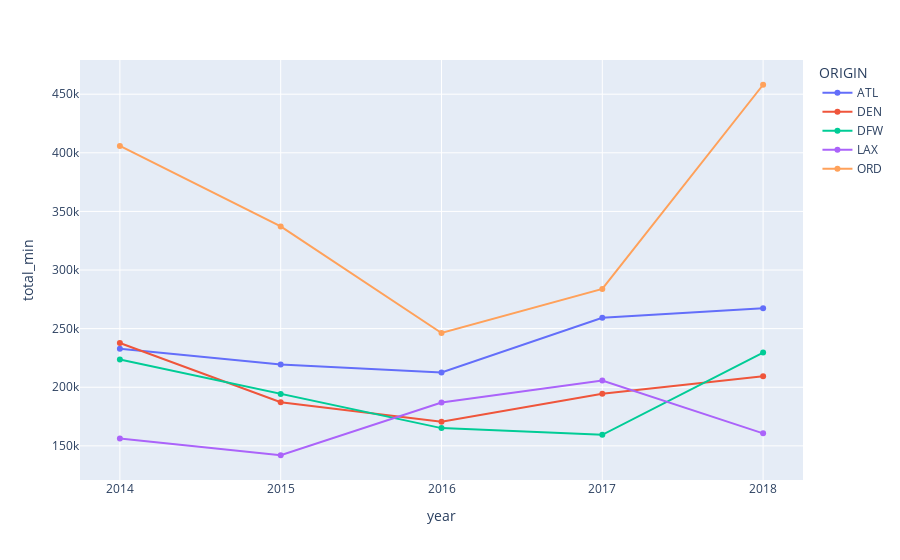

Write notebook code for a chart like this one.
### Markdown cell above
## Annual nas sum comparison

### Code cell
fig = px.line(nas_annual_sum, x='year', y='total_min', color='ORIGIN',markers=True)
fig.update_xaxes(type='category')
fig.show()

### Figure 1 — Plotly figure (JSON) as saved in the notebook; plotly's stock layout.template omitted (floating-point values rounded to 4 significant figures)
{"data": [{"hovertemplate": "ORIGIN=ATL<br>year=%{x}<br>total_min=%{y}<extra></extra>", "legendgroup": "ATL", "line": {"color": "#636efa", "dash": "solid"}, "marker": {"symbol": "circle"}, "mode": "lines+markers", "name": "ATL", "orientation": "v", "showlegend": true, "type": "scatter", "x": [2014, 2015, 2016, 2017, 2018], "xaxis": "x", "y": [232776, 219342, 212567, 259193, 267493], "yaxis": "y"}, {"hovertemplate": "ORIGIN=DEN<br>year=%{x}<br>total_min=%{y}<extra></extra>", "legendgroup": "DEN", "line": {"color": "#EF553B", "dash": "solid"}, "marker": {"symbol": "circle"}, "mode": "lines+markers", "name": "DEN", "orientation": "v", "showlegend": true, "type": "scatter", "x": [2014, 2015, 2016, 2017, 2018], "xaxis": "x", "y": [237711, 187231, 170539, 194359, 209339], "yaxis": "y"}, {"hovertemplate": "ORIGIN=DFW<br>year=%{x}<br>total_min=%{y}<extra></extra>", "legendgroup": "DFW", "line": {"color": "#00cc96", "dash": "solid"}, "marker": {"symbol": "circle"}, "mode": "lines+markers", "name": "DFW", "orientation": "v", "showlegend": true, "type": "scatter", "x": [2014, 2015, 2016, 2017, 2018], "xaxis": "x", "y": [223717, 194178, 165137, 159381, 229554], "yaxis": "y"}, {"hovertemplate": "ORIGIN=LAX<br>year=%{x}<br>total_min=%{y}<extra></extra>", "legendgroup": "LAX", "line": {"color": "#ab63fa", "dash": "solid"}, "marker": {"symbol": "circle"}, "mode": "lines+markers", "name": "LAX", "orientation": "v", "showlegend": true, "type": "scatter", "x": [2014, 2015, 2016, 2017, 2018], "xaxis": "x", "y": [156192, 141987, 186902, 205694, 160651], "yaxis": "y"}, {"hovertemplate": "ORIGIN=ORD<br>year=%{x}<br>total_min=%{y}<extra></extra>", "legendgroup": "ORD", "line": {"color": "#FFA15A", "dash": "solid"}, "marker": {"symbol": "circle"}, "mode": "lines+markers", "name": "ORD", "orientation": "v", "showlegend": true, "type": "scatter", "x": [2014, 2015, 2016, 2017, 2018], "xaxis": "x", "y": [405842, 337174, 246265, 283862, 458053], "yaxis": "y"}], "layout": {"legend": {"title": {"text": "ORIGIN"}, "tracegroupgap": 0}, "margin": {"t": 60}, "xaxis": {"anchor": "y", "domain": [0, 1], "title": {"text": "year"}, "type": "category"}, "yaxis": {"anchor": "x", "domain": [0, 1], "title": {"text": "total_min"}}}}
